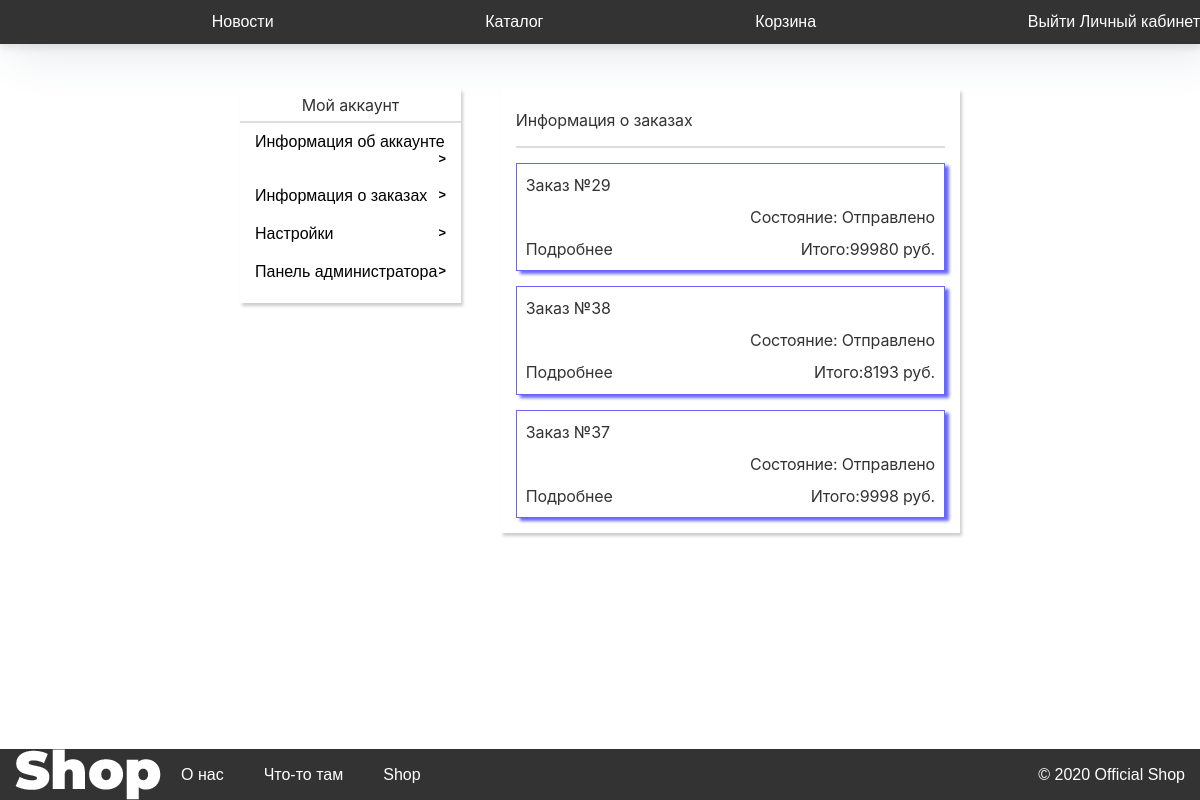
Screenshot of /cabinet/orders/ (signed in) with the database file from the repository.
### Cabinet/models.py (models this page shows, shortened)
class Orders(models.Model):
    userName =  models.TextField()
    goodId  =   models.IntegerField()
    count = models.IntegerField()
    result = models.IntegerField(default = 0)
    numberOfOrder = models.TextField()
    status = models.TextField(default = "Отправлено")

### Cabinet/views.py (the view)
# urls.py: path('orders/', views.cabinet_orders, name="cabinet_orders"),
def cabinet_orders(request):
    try:
        orders = Orders.objects.filter(userName = request.session["user"]).order_by('-id')
    except Exception as e:
        return HttpResponseRedirect("/main")
    alreadyOrders = []
    allNumOfOrders = set()
    for i in orders:
        allNumOfOrders.add(i.numberOfOrder)
    for i in allNumOfOrders:
        order = {}
        goods = []
        orders = Orders.objects.filter(numberOfOrder = i).order_by('-id')
        for j in orders:
            order['result'] = j.result
            order['userName'] = j.userName
            AboutGood = About_goods.objects.get(id = j.goodId)
            goods.append({"good" : AboutGood,
                          'count' : j.count,
                          "price": j.count*AboutGood.price})
        order['status'] = j.status
        order['numberOfOrder'] = i
        order['goods'] = goods
        alreadyOrders.append(order)
    dict = {"aunt":True, "orders" : alreadyOrders}
    return checkAunt(request, "ordblock", dict)

### Cabinet/views.py (called while the page is built)
def checkAunt(request, what, dict, admin = 0):
    if request.user.is_authenticated:
        count = calculate_new(request.session["user"])
        newGoods = "" if count == 0 else count
        ID = request.session['id']
        usr = User.objects.get(id = ID)
        dict['admin'] = usr.is_staff
        dict["goodsInBasket"] = newGoods
        if(admin):
            if(dict['admin']):
                return render(request, "CabinetTemp/"+ what +".html", dict)
            else:
                return HttpResponseRedirect("/cabinet")
        return render(request, "CabinetTemp/"+ what +".html", dict)
    return HttpResponseRedirect("/main")

### Main/basket_new_goods.py (called while the page is built)
def calculate_new(userName):
    result = 0
    try:
        goods = Goods_of_user.objects.filter(userName = userName)
        for i in goods:
            if(i.checked == 0):
                result+=1
        return result
    except Exception as e:
        return result

### Registration/templates/CabinetTemp/ordblock.html (shortened to what this page needs)
{%extends "CabinetTemp/cabinet.html"%}
{%block content_in_cabinet%}
        <div class="infoBlock ord">
            <div class="info">
                <div class='blockName'>
                    <h2>Информация о заказах</h2>
                    <hr>
                </div>
                <div class='mainBlock'>
                  {%for i in orders%}
                    <div class="order-block">
                        <div class="order">
                            <div class="orderBox">
                                <p>Заказ №{{i.numberOfOrder}}</p>
                                <div class='status'>
                                    <p>Состояние: {{ i.status }}</p>
                                    <p>Итого:{{ i.result }} руб.</p>
                                </div>
                                <button class='details' onclick='detailBox({{i.numberOfOrder}})'>
                                    <p>Подробнее</p>
                                </button>
                            </div>
                        </div>
                    </div>
                    {%endfor%}
                </div>
            </div>
        </div>
{%endblock%}

### Registration/static/main.css (style rules this page uses)
:root { --price: red; }
html { cursor: url(/static/cursor/normal.cur), default; }
* { margin: 0; padding: 0; }
body { background: #ffffff; margin: 0; padding: 0; display: flex; font-family: "PT Sans", "Helvetica", "Arial", sans-serif; flex-direction: column; min-height: 100vh; }
.box h1, h2, p { font-size: 14px; line-height: 2; font-weight: 400; letter-spacing: -0.01em; font-family: "SF Pro Text", "Myriad Set Pro", "SF Pro Icons", "Helvetica Neue", "Helvetica", "Arial", sans-serif; position: relative; z-index: 1; padding: 0 10px; opacity: 0.8; background: no-repeat; text-decoration: none; -webkit-transition: opacity 0.3s cubic-bezier(0.25, 0.1, 0.25, 1); transition: opacity 0.3s cubic-bezier(0.25, 0.1, 0.25, 1); -webkit-tap-highlight-color: transparent; outline-offset: -7px; }
div, h1, h2, h3, a, p, form, button { font-size: 16px; box-sizing: border-box; margin: 0; padding: 0; }
hr { border-top-width: 1px; border-top-style: solid; border-top-color: #ddd; border-right-width: 1px; border-right-style: solid; border-right-color: #ddd; border-left-width: 1px; border-left-style: solid; border-left-color: #ddd; border-bottom-width: 1px; border-bottom-style: solid; border-bottom-color: #ddd; }
html { cursor: url(/static/cursor/normal.cur), progress !important; }

### Registration/static/cabinet.css (style rules this page uses)
.infoBlock { width: 69.3%; background: white; box-shadow: 2px 3px 3px rgba(0, 0, 0, 0.2); }
.info { padding: 15px; }
.mainBlock > div { line-height: 1.9; }
.order-block { width: 100%; }
.order { width: 100%; border: 1px solid rgba(0, 0, 255, 0.6); box-shadow: 4px 3px 3px rgba(0, 0, 255, 0.6); }
.details { cursor: pointer; background: none; border: none; box-sizing: content-box; margin-top: 32px; color: black; }
.details { content: ">"; }
.status { float: right; }
.status p:last-child { float: right; }
.order { margin-top: 15px; }
.orderBox { padding: 5px 9px 5px 9px; }
.info hr { margin: 10px 0; }

### rows the page displays
Orders: numberOfOrder "29", status "Отправлено"
Orders: numberOfOrder "38"
Orders: status "Отправлено"
Orders: numberOfOrder "37", status "Отправлено"

### other values shown
{{ i.result }} "99980" "8193" "9998"
